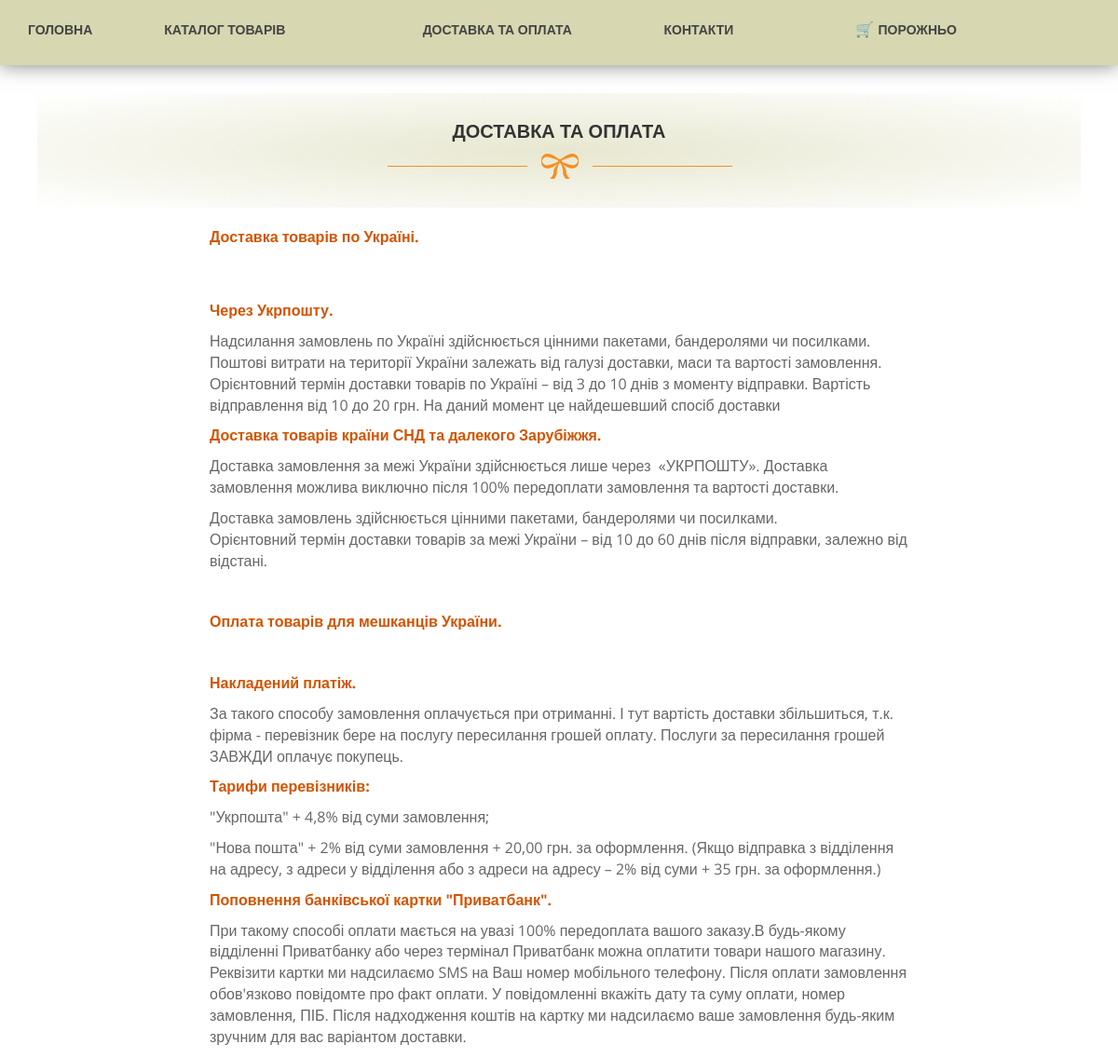
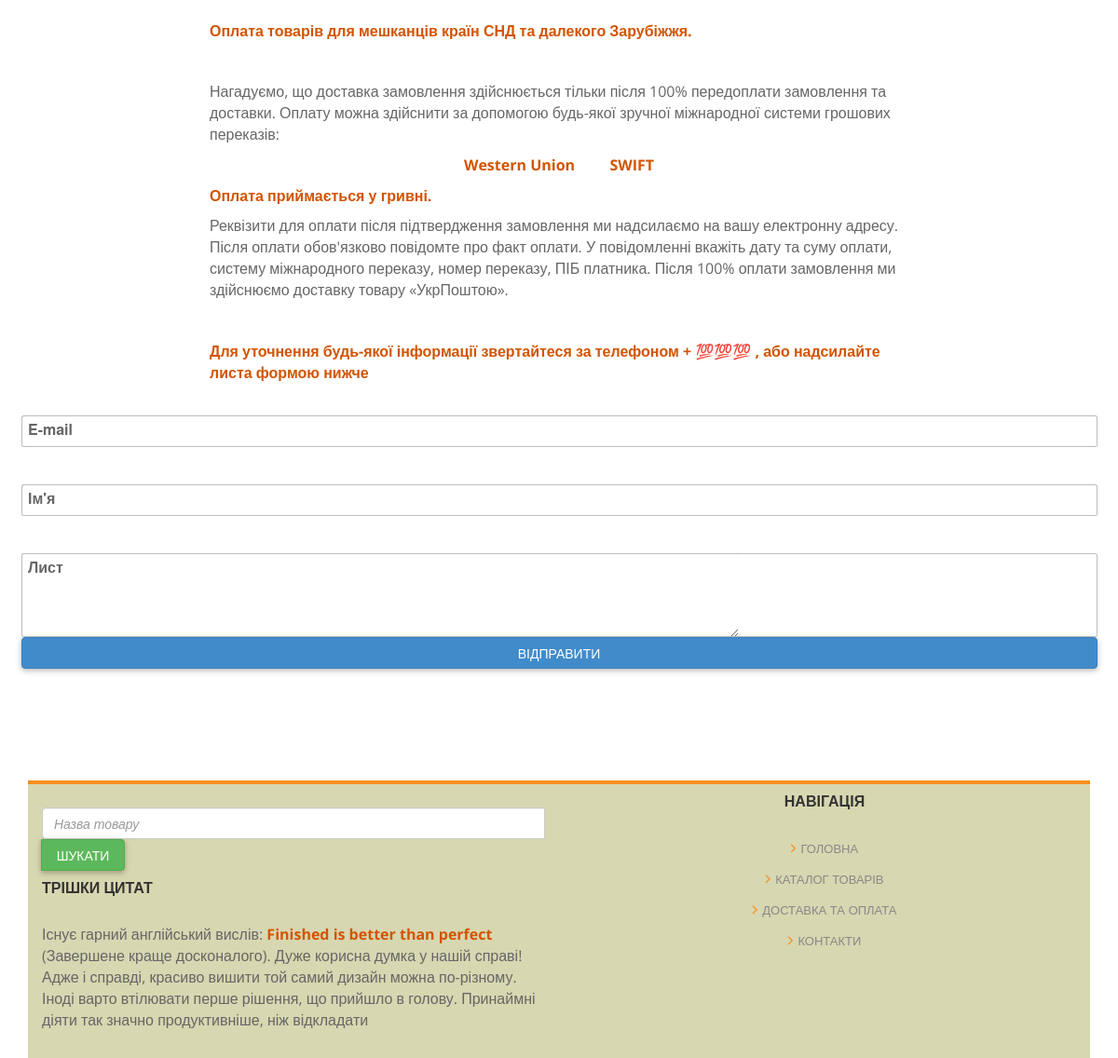
/dostavka/, run on the app's committed database (2 pictures, top to bottom).
### pages/models.py (models this page shows, shortened)
class Pages(models.Model):
    podcherk = models.ImageField(upload_to='photos/%Y/%m/%d/', verbose_name='Картинка подчёркивания', blank=True)
    text = models.CharField(max_length=35000, verbose_name='Текст внизу' , null=True)
    title = models.CharField(max_length=150, verbose_name='Название страницы')
    description = models.CharField(max_length=150, verbose_name='Мета описание')
    keywords = models.CharField(max_length=150, verbose_name='Мета слова')
    fotertitle = models.CharField(max_length=350, verbose_name='Заголовок в футере')
    fotercontent = models.CharField(max_length=550, verbose_name='Слова в футере')
    logo = models.ImageField(upload_to='photos/%Y/%m/%d/', verbose_name='Логотип', blank=True)
    class Meta:
        verbose_name = 'Страница'
        verbose_name_plural = 'Страницы'

### pages/views.py (the view)
# urls.py: path('dostavka/', dostavka, name='dostavka'),
def dostavka(request):
    cart = Cart(request)
    page = Pages.objects.get(pk=3)
    form = SubscribeForm(request.POST )
    if request.method == 'POST' and form.is_valid():
        new_form=form.save()
        messages.error(request,'Ваше сообщение отправленно')
        return HttpResponseRedirect('#top')
    return render(request, 'pages/dostavka.html', {'page':page,'form': form,'cart': cart})

### pages/forms.py
class SubscribeForm(forms.ModelForm):
	class Meta:
		model = Subscribers
		exclude = ['']

### cart/cart.py (called while the page is built)
    def __len__(self):
        return sum(item['quantity'] for item in self.cart.values())

### pages/templates/pages/dostavka.html (shortened to what this page needs)
{% extends "main.html" %}
{% block content %}
            <div id="testimonails">
                <div class="container">
                    <div class="row">
                        <div class="col-md-12">
                            <div class="heading-section">
                                <h2>{{page.title}}</h2>
                                <img src="{{ page.podcherk.url }}" alt="" >
                            </div>
                        </div>
                    </div>
                    <div class="row">
                        <div class="col-md-8 col-md-offset-2">
                            <div class="testimonails-slider">
                                <p>{% autoescape off %}{{ page.text }}{% endautoescape %}</p>
                    </div>
                </div>
            </div>
            <form action="" id="top" method="post">{% csrf_token %}
                <div class="row">
                    <div class="col">
                      <div class="form-outline mb-4">
                          <input type="email" id="form1Example1" class="form-control" name="{{ form.email.name }}"/>
                      <label class="form-label" for="form1Example1">E-mail </label>
                      </div>
                    </div>
                </div>
                <div class="row">
                    <div class="col">
                        <div class="form-outline mb-4">
                            <input type="text" id="form1Example2" class="form-control" name="{{ form.name.name }}"/>
                            <label class="form-label" for="form1Example2">Ім'я</label>
                        </div>
                    </div>
</div>
<div class="row">
  <div class="col">
<div class="form-outline">
  <textarea class="form-control" id="textAreaExample" rows="4" name="{{ form.mas.name }}"></textarea>
  <label class="form-label" for="textAreaExample">Лист</label>
</div>
  </div>
</div>
<div class="row">
  <div class="col">
    <button type="submit" class="btn btn-primary btn-block">Відправити</button>
  </div>
</div></form>
{% endblock %}

### templates/main.html (shortened to what this page needs)
{% load static %}
<!DOCTYPE html>
 <html class="no-js">
    <head>
        <link rel="stylesheet" href="{% static 'css/mdb.min.css' %}">
        <link rel="stylesheet" href="{% static 'css/bootstrap.css' %}">
        <link rel="stylesheet" href="{% static 'css/font-awesome.css' %}">
        <link rel="stylesheet" href="{% static 'css/templatemo_style.css' %}">
        <link rel="stylesheet" href="{% static 'css/templatemo_misc.css' %}">
        <link rel="stylesheet" href="{% static 'css/flexslider.css' %}">
        <link rel="stylesheet" href="{% static 'css/testimonails-slider.css' %}">
        <link rel="stylesheet" href="{% static 'css/style.css' %}">
    </head>
    <body>
                <div id="main-header" class="main-header">
                    <div class="container m">
                                <div class="main-menu v">
                                    <div class="container">
                                    <div class="row">
                                    <div class="col-sm-1"><div class=""></div><a href="\" class="a">Головна</a></div>
                                    <div class="col-sm-3"><div class=""></div><a href="\category" class="a">Каталог товарів</a></div>
                                    <div class="col-sm-3"><div class=""></div><a href="\dostavka" class="a">Доставка та оплата</a></div>
                                    <div class="col-sm-1"><div class=""></div><a href="\contacts" class="a">Контакти</a></div>
                                        <div class="cart col-sm-4">
    {% with total_items=cart|length %}
        {% if cart|length > 0 %}
            🛒
            <a href="{% url 'cart:cart_detail' %}" class="a">
                {{ total_items }} шт.
                {{ cart.get_total_price }} грн.
            </a>
        {% else %}
            🛒 <a href="" class="a">Порожньо</a>
        {% endif %}
    {% endwith %}
</div>
                                    </div>
                                    </div>
                                </div>
                        </div>
                    </div>
{% block content %}
{% endblock %}
      <footer>
                <div class="container main-header">
                    <div class="main-footer">
                        <div class="row">
                            <div class="col-md-6">
                              <div class="col-sm">
        <form class=" input-group" action="{% url 'pages:category' %}">
        <input
          type="search"
          placeholder="Назва товару"
          class="col-md-8 form-control "
          aria-label="Search"
          name="search"
        />
        <button
          class="btn btn-success col-md-2"
          type="submit"
          data-mdb-ripple-color="dark"
        >
          Шукати
        </button></form></div>
                                <div class="about">
                                    <h4 class="footer-title">{{page.fotertitle}}</h4>
                                    <p>{% autoescape off %}{{page.fotercontent}}{% endautoescape %}</p>
                                </div>
                            </div>
                            <div class="col-md-6">
                                <div class="shop-list tac">
                                    <h4 class="footer-title">Навігація</h4>
                                    <ul>
                                        <li><a href="\"><i class="fa fa-angle-right"></i>Головна</a></li>
                                        <li><a href="\category"><i class="fa fa-angle-right"></i>Каталог товарів</a></li>
                                        <li><a href="\dostavka"><i class="fa fa-angle-right"></i>Доставка та оплата</a></li>
                                        <li><a href="\contacts"><i class="fa fa-angle-right"></i>Контакти</a></li>
                                    </ul>
                                </div>
                            </div>
                        </div>
                    </div>
                </div>
            </footer>
    </body>
</html>

### Roket/static/css/templatemo_style.css (style rules this page uses)
a { text-decoration: none; color: #f78e21; }
p { font-family: 'Open Sans', sans-serif; font-size: 13px; color: #666; }
.heading-section { text-align: center; padding: 100px 0 80px 0; }
.heading-section h2 { font-family: 'Open Sans', sans-serif; font-size: 20px; color: #333; font-weight: 700; text-transform: uppercase; }
*, *:before, *:after { -moz-box-sizing: border-box; -webkit-box-sizing: border-box; box-sizing: border-box; }
.main-menu a { font-family: 'Open Sans', sans-serif; font-weight: 700; font-size: 14px; color: #444; text-transform: uppercase; margin-right: 35px; }
input, textarea { padding: 10px; border: 1px solid #e2e2e2; width: 100%; margin-top: 25px; font-size: 13px; font-style: italic; font-weight: 300; color: #aaa; outline: none; }
textarea { height: 165px; max-height: 180px; max-width: 770px; line-height: 18px; width: 100% }
footer { background-color: #f3f3f3; border-top: 4px solid #f78e21; margin-top: 120px; }
.footer-title { font-family: 'Open Sans', sans-serif; font-size: 16px; font-weight: 700; color: #333; text-transform: uppercase; padding-bottom: 20px; }
.shop-list ul { margin: 0; padding: 0; }
.shop-list li { list-style: none; margin: 10px 0; }
.shop-list i { font-size: 16px; margin-right: 5px; color: #f78e21; }
.shop-list a { text-transform: uppercase; color: #888; font-size: 13px; }
@media screen and (min-width: 995px) { body { overflow-x: hidden; } }

### Roket/static/css/style.css (style rules this page uses)
body { padding-top: 90px; font-size: 16px!important; text-align: left; }
p { font-size: 16px; }
.main-header { background: #D7D7B1!important; }
.tac { text-align: center; }
.heading-section { margin: 10px; background: radial-gradient(rgba(215,215,177,0.6),rgba(0,0,0,0)); }
.main-footer { padding-bottom: 20px; }
.m { text-align: center; padding-top: 20px; position: fixed; top: 0px; left: 0px; z-index: 20; background: #D7D7B1!important; width: 100%; box-shadow: 0 0 20px rgba(0,0,0,0.5); }
.v { min-height: 50px; vertical-align: center; }
.heading-section { padding: 10px 0 30px 0; }

### data on the page
Pages: title "ДОСТАВКА ТА ОПЛАТА", podcherk (picture), text "Доставка товарів по Україні. Через Укрпошту. Надсилання замовлень по Україні здійснюється цінними пакетами, бандеролями чи посилками. Поштові витрати на території України залежать від галузі доставки, маси та вартості замовлення. Орієнтовний термін доставки товарів по Україні – від 3 до 10 днів з моменту відправки. Вартість відправлення від 10 до 20 грн. На даний момент це найдешевший спосіб доставки Доставка товарів країни СНД та далекого Зарубіжжя. Доставка замовлення за межі України здійснюється лише через «УКРПОШТУ». Доставка замовлення можлива виключно після 100% передоплати замовлення та вартості доставки. Доставка замовлень здійснюється цінними пакетами, бандеролями чи посилками.…", fotertitle "ТРІШКИ ЦИТАТ", fotercontent "Існує гарний англійський вислів: Finished is better than perfect (Завершене краще досконалого). Дуже корисна думка у нашій справі! Адже і справді, красиво вишити той самий дизайн можна по-різному. Іноді варто втілювати перше рішення, що прийшло в голову. Принаймні діяти так значно продуктивніше, ніж відкладати"
